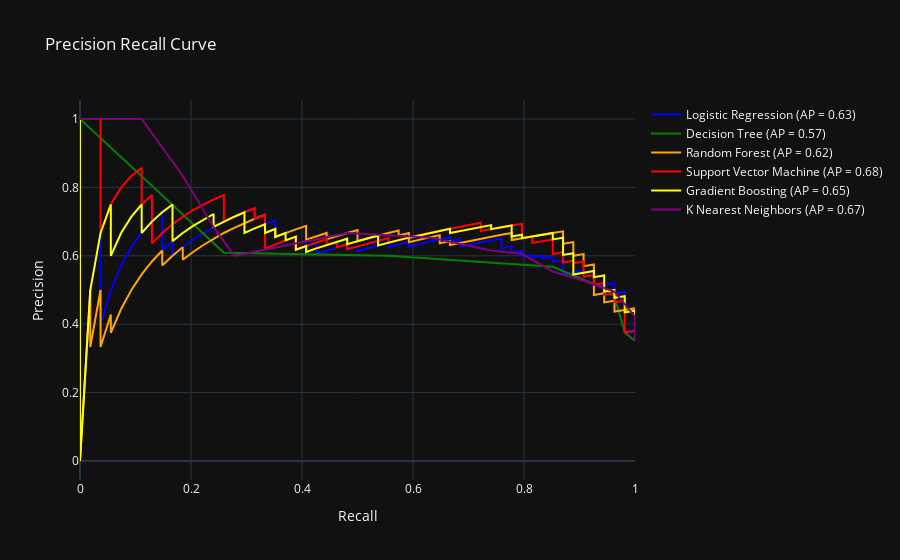

Write notebook code for a chart like this one.
### Code cell
trace = go.Scatter(
    x=pr_res_df.lr_recall, 
    y=pr_res_df.lr_precision, 
    mode='lines', 
    name=f'Logistic Regression (AP = {lr_ap:.2f})',
    line=dict(color='blue')
)

trace2 = go.Scatter(
    x=pr_res_df.tree_recall, 
    y=pr_res_df.tree_precision, 
    mode='lines', 
    name=f'Decision Tree (AP = {tree_ap:.2f})',
    line=dict(color='green')
)

trace3 = go.Scatter(
    x=pr_res_df.rf_recall, 
    y=pr_res_df.rf_precision, 
    mode='lines', 
    name=f'Random Forest (AP = {rf_ap:.2f})',
    line=dict(color='orange')
)

trace4 = go.Scatter(
    x=pr_res_df.svc_recall, 
    y=pr_res_df.svc_precision, 
    mode='lines', 
    name=f'Support Vector Machine (AP = {svc_ap:.2f})',
    line=dict(color='red')
)

trace5 = go.Scatter(
    x=pr_res_df.gbc_recall, 
    y=pr_res_df.gbc_precision, 
    mode='lines', 
    name=f'Gradient Boosting (AP = {gbc_ap:.2f})',
    line=dict(color='yellow')
)

trace6 = go.Scatter(
    x=pr_res_df.knn_recall, 
    y=pr_res_df.knn_precision, 
    mode='lines', 
    name=f'K Nearest Neighbors (AP = {knn_ap:.2f})',
    line=dict(color='purple')
)



fig = go.Figure()

fig.add_trace(trace)
fig.add_trace(trace2)
fig.add_trace(trace3)
fig.add_trace(trace4)
fig.add_trace(trace5)
fig.add_trace(trace6)


# Update the layout
fig.update_layout(
    title='Precision Recall Curve',
    xaxis_title='Recall',
    yaxis_title='Precision',
    xaxis=dict(constrain='domain'),
    yaxis=dict(constrain='domain'),
    showlegend=True,
    height=300
)

fig.update_layout(template='plotly_dark')

# Show the figure
fig.show()

### Figure 1 — Plotly figure (JSON) as saved in the notebook; plotly's stock layout.template omitted (floating-point values rounded to 4 significant figures; data arrays with more than 128 entries replaced by an {"elided": "..."} marker saying what was removed)
{"data": [{"line": {"color": "blue"}, "mode": "lines", "name": "Logistic Regression (AP = 0.63)", "type": "scatter", "x": {"elided": "155 float values"}, "y": {"elided": "155 float values"}}, {"line": {"color": "green"}, "mode": "lines", "name": "Decision Tree (AP = 0.57)", "type": "scatter", "x": {"elided": "155 float values"}, "y": {"elided": "155 float values"}}, {"line": {"color": "orange"}, "mode": "lines", "name": "Random Forest (AP = 0.62)", "type": "scatter", "x": {"elided": "155 float values"}, "y": {"elided": "155 float values"}}, {"line": {"color": "red"}, "mode": "lines", "name": "Support Vector Machine (AP = 0.68)", "type": "scatter", "x": {"elided": "155 float values"}, "y": {"elided": "155 float values"}}, {"line": {"color": "yellow"}, "mode": "lines", "name": "Gradient Boosting (AP = 0.65)", "type": "scatter", "x": {"elided": "155 float values"}, "y": {"elided": "155 float values"}}, {"line": {"color": "purple"}, "mode": "lines", "name": "K Nearest Neighbors (AP = 0.67)", "type": "scatter", "x": {"elided": "155 float values"}, "y": {"elided": "155 float values"}}], "layout": {"autosize": true, "showlegend": true, "title": {"text": "Precision Recall Curve"}, "xaxis": {"autorange": true, "constrain": "domain", "range": [0, 1], "title": {"text": "Recall"}, "type": "linear"}, "yaxis": {"autorange": true, "constrain": "domain", "range": [-0.05556, 1.056], "title": {"text": "Precision"}, "type": "linear"}}}
